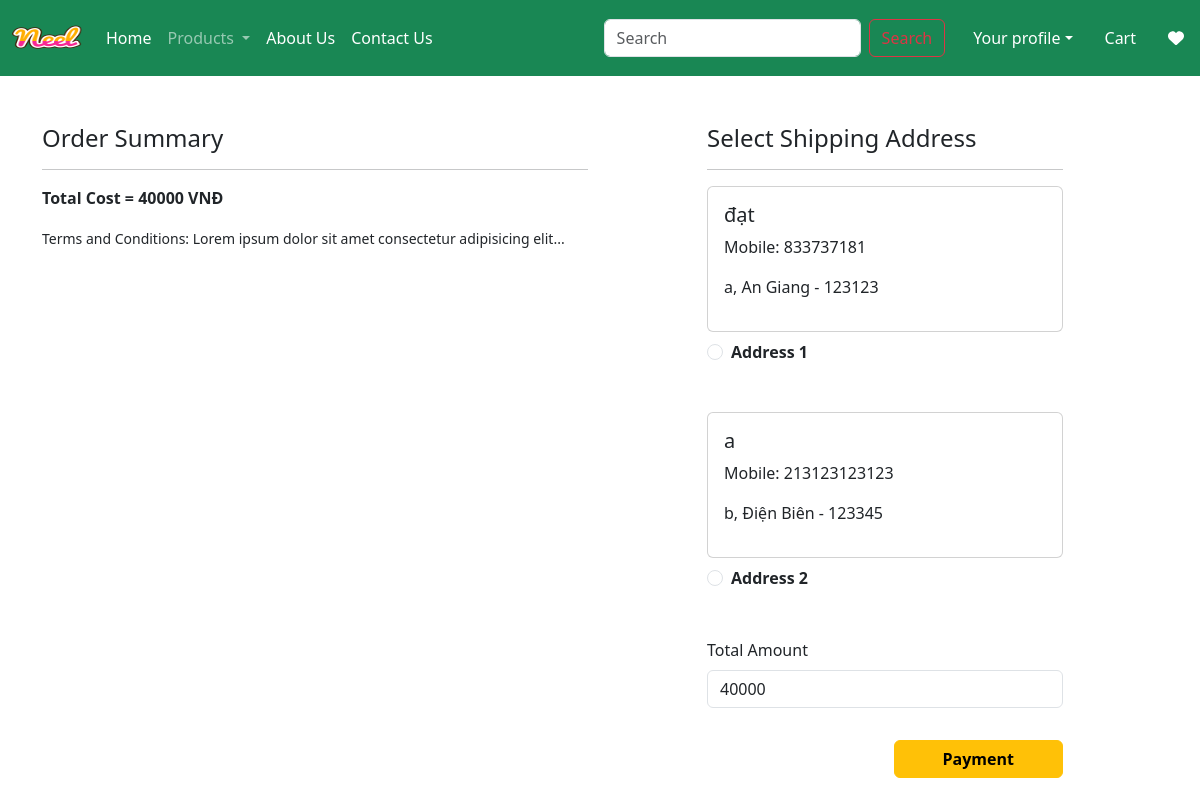
The page /checkout/ (signed in) on the database its author committed.
### app/models.py (models this page shows, shortened)
class Customer(models.Model):
    user = models.ForeignKey(User, on_delete=models.CASCADE)
    name = models.CharField(max_length=200)
    locality = models.CharField(max_length=200)
    city = models.CharField(max_length=50)
    mobile = models.IntegerField(default=0)
    zipcode = models.IntegerField()
    state = models.CharField(choices=STATE_CHOICES, max_length=100)

### app/views.py (the view, shortened to what this page needs)
# urls.py: path('checkout/', views.checkout.as_view(), name = 'checkout'),
@method_decorator(login_required, name='dispatch')
class checkout(View):
    def get(self, request):
        user = request.user
        add = Customer.objects.filter(user=user)
        cart_items = Cart.objects.filter(user=user)
        famount = sum(item.quantity * item.product.discounted_price for item in cart_items)
        totalamount = famount + 40000 # Assuming a fixed shipping fee of 40
        return render(request, 'app/checkout.html', locals())

### app/templates/app/checkout.html (shortened to what this page needs)
{% extends 'app/base.html' %}
{% load static %}
{% block main-content %}
<div class="container">
    <div class="row mt-5">
        <div class="col-sm-6">
            <h4>Order Summary</h4>
            <hr>
            <p class="fw-bold">Total Cost = {{ totalamount }} VNĐ</p>
            <small>Terms and Conditions: Lorem ipsum dolor sit amet consectetur adipisicing elit...</small>
        </div>
        <div class="col-sm-4 offset-sm-1">
            <h4>Select Shipping Address</h4>
            <hr>
            <form method="post" id="myform">
                {% for ad in add %}
                <div class="card">
                    <div class="card-body">
                        <h5>{{ ad.name }}</h5>
                        <p>Mobile: {{ ad.mobile }}</p>
                        <p>{{ ad.locality }}, {{ ad.state }} - {{ ad.zipcode }}</p>
                    </div>
                </div>
                <div class="form-check mt-2 mb-5">
                    <input class="form-check-input" type="radio" name="custid" id="custadd{{ forloop.counter }}" value="{{ ad.id }}" required>
                    <label class="form-check-label fw-bold" for="custadd{{ forloop.counter }}">
                        Address {{ forloop.counter }}
                    </label>
                </div>
                {% endfor %}
                <div class="form-group mb-3">
                    <label for="totamount" class="form-label">Total Amount</label>
                    <input type="number" class="form-control" name="totamount" value="{{ totalamount }}" readonly>
                </div>
                <div class="text-end">
                    <button type="submit" class="btn btn-warning mt-3 px-5 fw-bold">Payment</button>
                </div>
            </form>
        </div>
    </div>
</div>
{% endblock main-content %}

### rows shown on the page
Customer: name "đạt", mobile "833737181", locality "a", state "An Giang", zipcode "123123"
Customer: name "a", mobile "213123123123", locality "b", state "Điện Biên", zipcode "123345"

### other values the page prints
{{ totalamount }} "40000"
